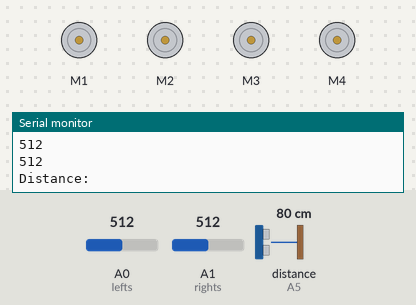
Recording of a sketch running on a simulated Arduino Uno, built with avr-gcc and run on an emulated ATmega328P. Parts: 4 × DC motor (green arrow = forward, orange = backward, longer = faster), the last lines printed to the serial monitor. Wiring (inferred from the names in the program): ultrasonic range finder: trigger A4; echo A5. The test bench sets the inputs (shaded band); at power-on: A0 (lefts) = 512, A1 (rights) = 512, distance to the obstacle (sensor on A5) 80 cm. The echo pulse lasts 58.3 µs per cm.

Above: at 1.2 s.
1.3 s: A0 (lefts) set to 44
4.3 s: A0 (lefts) set to 37
At 4.9 s:
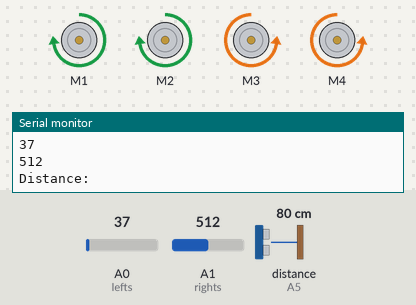
5.8 s: A1 (rights) set to 44
7.3 s: A1 (rights) set to 38
At 8.5 s:
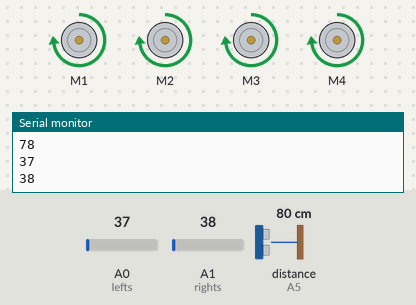
8.8 s: A0 (lefts) set to 122
At 9.6 s:
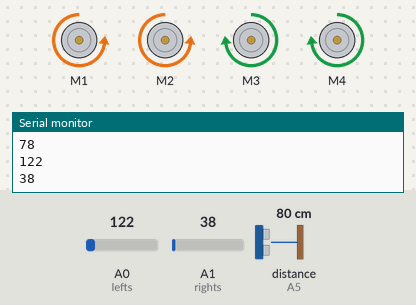
10.3 s: A0 (lefts) set to 30
At 11.0 s:
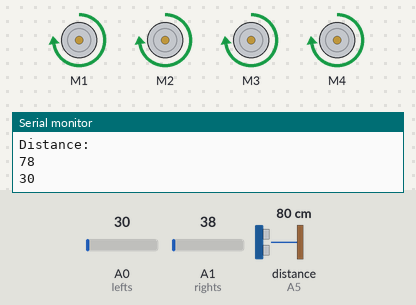
Timing chart, 0 to 12.8 s (numbered marks = the images above; inputs shaded):
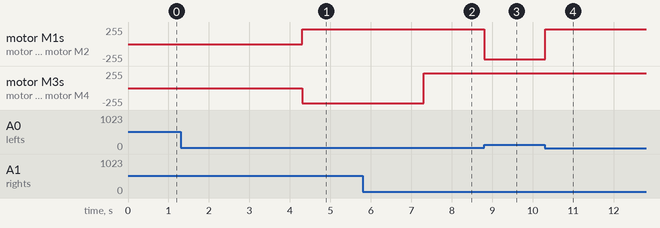

The sketch:

Navagitor.ino
```cpp
// YOU HAVE TO INSTALL THE AFMOTOR LIBRARY BEFORE UPLOAD THE CODE//
// GO TO SKETCH >> INCLUDE LIBRARY >> ADD .ZIP LIBRARY >> SELECT AF MOTOR ZIP FILE //


//including the libraries
#include <AFMotor.h>

//defining pins and variables
#define lefts A0
#define rights A1

const int trigpin = A4;
const int echopin = A5;
long duration;
int distance;

//defining motors
AF_DCMotor motor1(1, MOTOR12_1KHZ);
AF_DCMotor motor2(2, MOTOR12_1KHZ);
AF_DCMotor motor3(3, MOTOR34_1KHZ);
AF_DCMotor motor4(4, MOTOR34_1KHZ);


void setup() {
  //Setting the motor speed
  motor1.setSpeed(225);
  motor2.setSpeed(225);
  motor3.setSpeed(225);
  motor4.setSpeed(225);
  //Declaring PIN input types
  pinMode(lefts,INPUT);
  pinMode(rights,INPUT);

  pinMode(trigpin , OUTPUT);
  pinMode(echopin , INPUT);
  //Begin serial communication
  Serial.begin(9600);

}

void loop(){
  //Printing values of the sensors to the serial monitor
  digitalWrite(trigpin, LOW);
  delayMicroseconds(10);
  digitalWrite(trigpin, HIGH);
  delayMicroseconds(10);
  digitalWrite(trigpin, LOW);
  duration = pulseIn(echopin, HIGH);
  distance = duration * 0.034 / 2;
  Serial.println("Distance: ");
  Serial.println(distance);

  Serial.println(analogRead(lefts));
  Serial.println(analogRead(rights));
  int left = analogRead(lefts);
  int right = analogRead(rights);
  //line detected by both
  if(distance < 10)
  {
    motor1.run(RELEASE);
    motor2.run(RELEASE);
    motor3.run(RELEASE);
    motor4.run(RELEASE);

  }
  else
  {
    if((left)<=40 && (right)<=40){
      //Forward
      motor1.run(FORWARD);
      motor2.run(FORWARD);
      motor3.run(FORWARD);
      motor4.run(FORWARD);
    }
    //line detected by left sensor
    else if((left)<=40 && !(right)<=40){
      //turn left
      motor1.run(FORWARD);
      motor2.run(FORWARD);
      motor3.run(BACKWARD);
      motor4.run(BACKWARD);

    }
    //line detected by right sensor
    else if(!(left)<=40 && (right)<=40){
      //turn right
      motor1.run(BACKWARD);
      motor2.run(BACKWARD);
      motor3.run(FORWARD);
      motor4.run(FORWARD);

    }
    //line detected by none
    else if(!(left)<=40 && !(right)<=40){
      //stop
      motor1.run(RELEASE);
      motor2.run(RELEASE);
      motor3.run(RELEASE);
      motor4.run(RELEASE);

    }
  }
}
```

Measured:
- the behaviour switches between 41 and 40 on A0 (lefts) (found by bisection; images 0 and 1)
- the behaviour switches between 41 and 40 on A1 (rights) (found by bisection; images 1 and 2)
- after the input at 4.3 s, motor M1, motor M2: stopped → forward 225/255 at once; motor M3, motor M4: stopped → backward 225/255 at once
- after the input at 7.3 s, motor M3, motor M4: backward 225/255 → forward 225/255 at once
- after the input at 8.8 s, motor M1, motor M2: forward 225/255 → backward 225/255 at once
- after the input at 10.3 s, motor M1, motor M2: backward 225/255 → forward 225/255 at once
